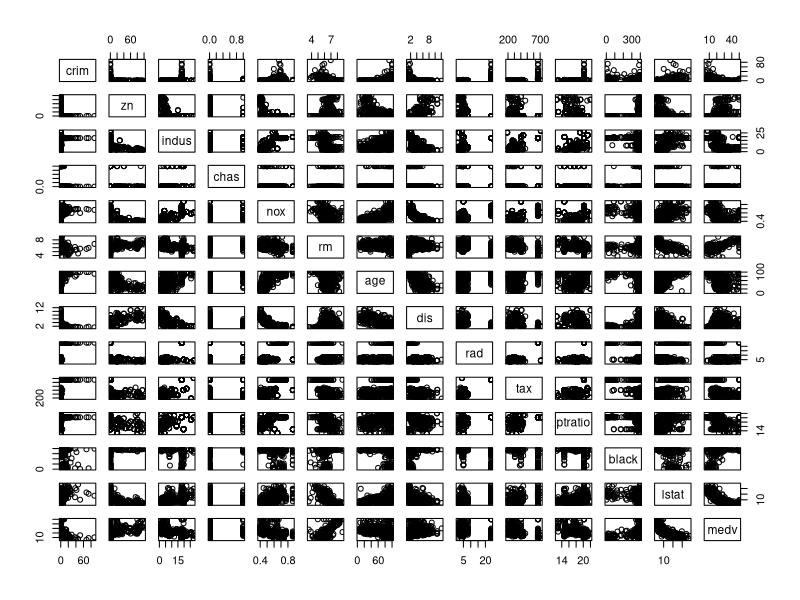
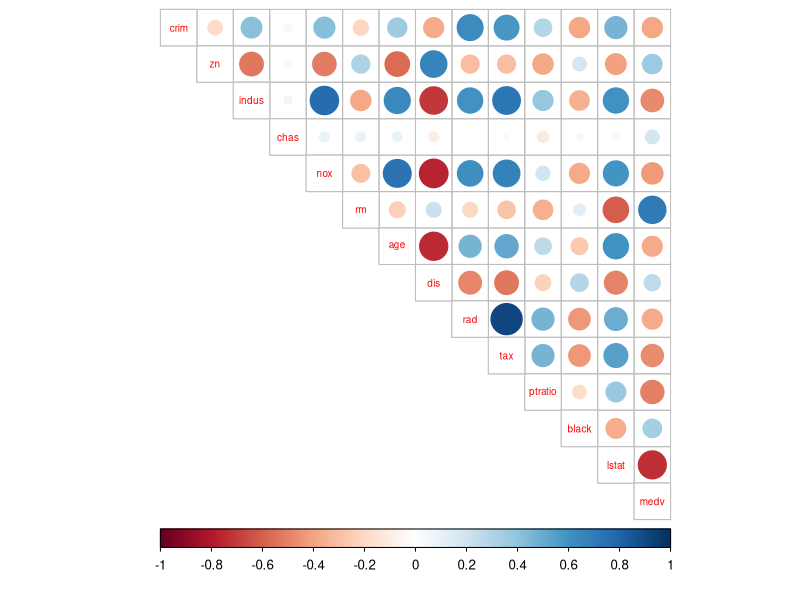
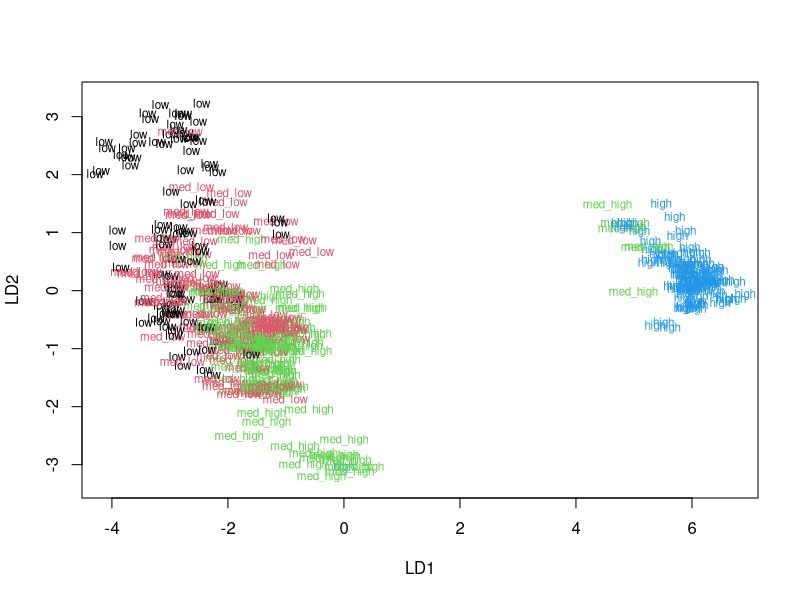
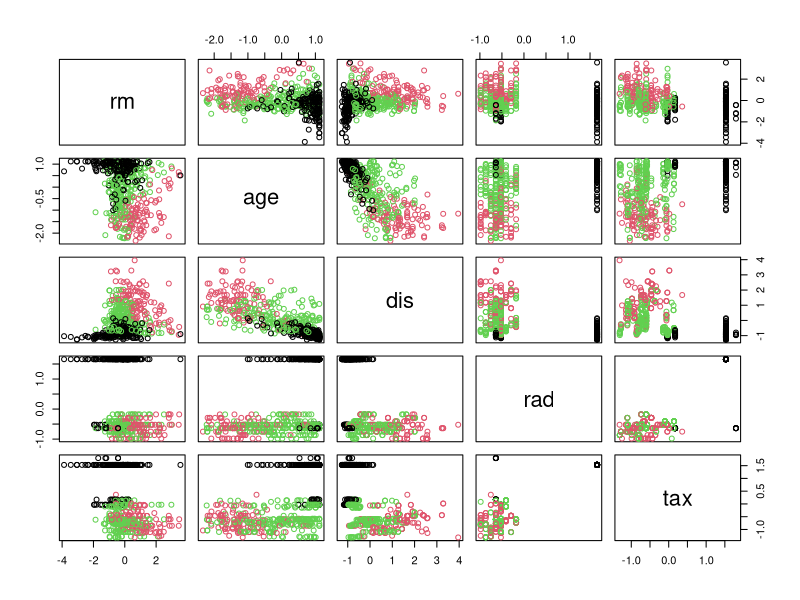
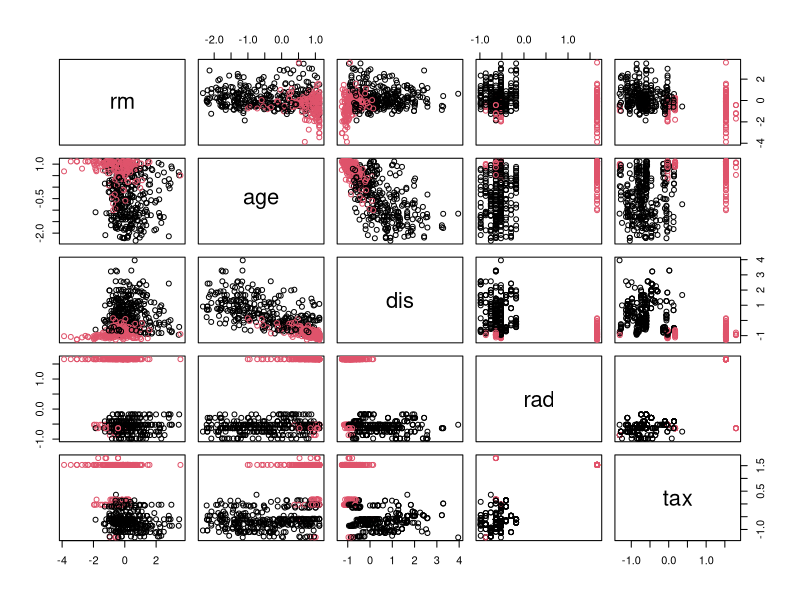

R code for these plots, in order:
## ---- chunk 1
date()
## ---- chunk 2
# access the MASS package
library(MASS)

# load the data
data("Boston")

# explore the structure of the data set
str(Boston)
# exlpore the dimension of the data set
dim(Boston)

## ---- chunk 3
# Look at the structure of the data set 
summary(Boston)

# plot matrix of the variables
pairs(Boston)

# Access tidyr and corrplot libraries
library(tidyr)
library(corrplot)

# calculate the correlation matrix and round it
cor_matrix <- Boston %>% 
  cor() %>% 
  round(2)

# print the correlation matrix
print(cor_matrix)

# visualize the correlation matrix
corrplot(cor_matrix, method="circle", type = "upper", cl.pos = "b", tl.pos = "d", tl.cex = 0.6) %>% summary()


## ---- chunk 4
# center and standardize variables
boston_scaled <- scale(Boston)

# summaries of the scaled variables
summary(boston_scaled)

# class of the boston_scaled object
class(boston_scaled)

# change the object to data frame
boston_scaled <- as.data.frame(boston_scaled)

## ---- chunk 5
# create a quantile vector of crim and print it
bins <- quantile(boston_scaled$crim)
bins

# create a categorical variable 'crime'
crime <- cut(boston_scaled$crim, breaks = bins, include.lowest = TRUE, labels = c("low", "med_low", "med_high", "high"))

# look at the table of the new factor crime
table(crime)

# remove original crim from the dataset
boston_scaled <- dplyr::select(boston_scaled, -crim)

# add the new categorical value to scaled data
boston_scaled <- data.frame(boston_scaled, crime)

## ---- chunk 6
# number of rows in the Boston dataset 
n <- nrow(boston_scaled)

# choose randomly 80% of the rows
ind <- sample(n,  size = n * 0.8)

# create train set
train <- boston_scaled[ind,]

# create test set 
test <- boston_scaled[-ind,]

# save the correct classes from test data
correct_classes <- test$crime

# remove the crime variable from test data
test <- dplyr::select(test, -crime)

## ---- chunk 7
# linear discriminant analysis
lda.fit <- lda(crime ~ ., data = train)

# print the lda.fit object
lda.fit

# target classes as numeric
classes <- as.numeric(train$crime)

# plot the lda results 
plot(lda.fit, dimen=2, col=classes)

## ---- chunk 8
data("Boston")
boston_scaled <- scale(Boston)
boston_euk_dist <- dist(boston_scaled)
## ---- chunk 9
# k-means clustering
km <-kmeans(boston_scaled, centers = 3)

# plot the Boston dataset with clusters
pairs(boston_scaled[,6:10], col = km$cluster)
## ---- chunk 10
# k-means clustering
km <-kmeans(boston_scaled, centers = 2)

# plot the Boston dataset with clusters
pairs(boston_scaled[,6:10], col = km$cluster)
